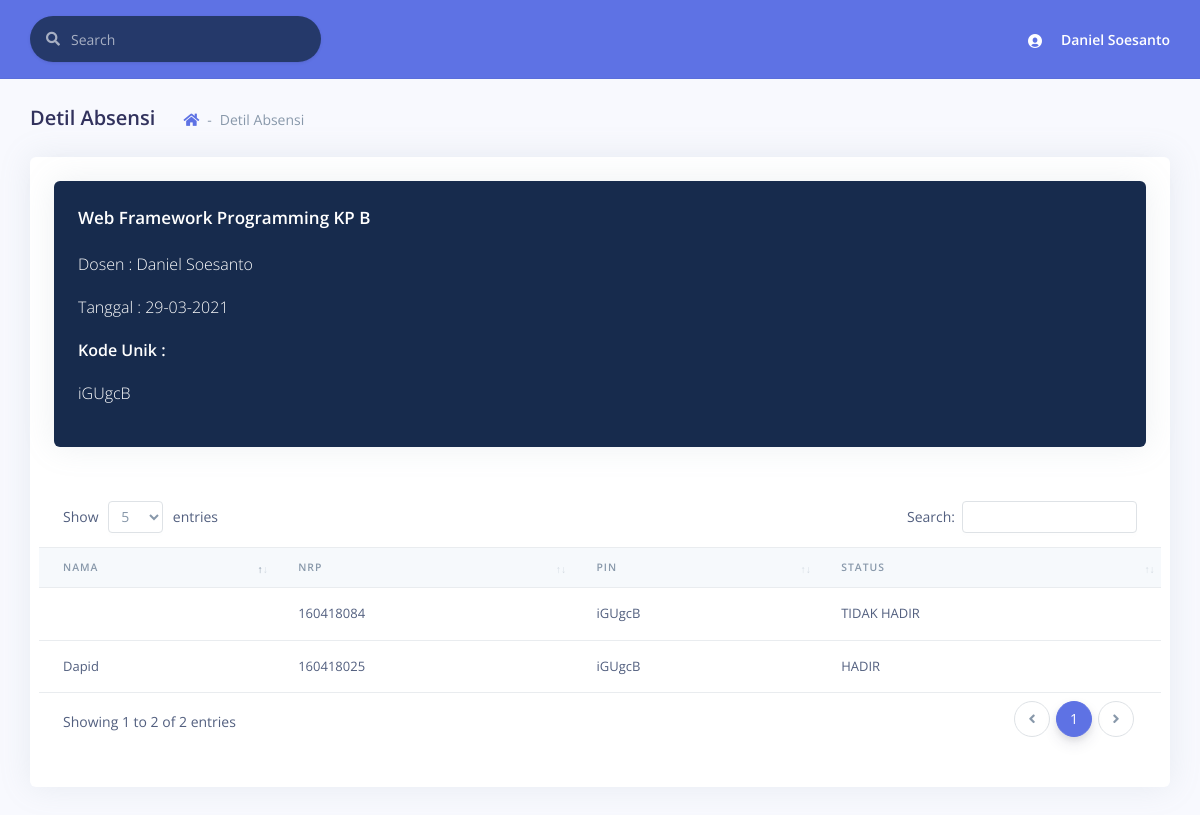
Page /detil_absensi.php?ekode=iGUgcB&mkid=2&kpid=2&tgl=29-03-2021 (signed in) on the committed database.
### tables this page shows
CREATE TABLE IF NOT EXISTS `matakuliahs` (
  `id` INT(11) NOT NULL AUTO_INCREMENT,
  `nama` VARCHAR(45) NOT NULL,
  PRIMARY KEY (`id`));

CREATE TABLE IF NOT EXISTS `matakuliahs_buka` (
  `id` INT(11) NOT NULL AUTO_INCREMENT,
  `kp` VARCHAR(45) NOT NULL,
  PRIMARY KEY (`id`));

CREATE TABLE `users` (
  `id` int(11) NOT NULL,
  `username` varchar(255) DEFAULT NULL,
  `password` varchar(255) DEFAULT NULL,
  `nama` varchar(255) DEFAULT NULL,
  `jabatan` enum('admin','dekan','wadek','kajur','dosen','mhs') DEFAULT NULL,
  `fakultass_id` int(11) NOT NULL,
  `jurusans_id` int(11) DEFAULT NULL
);

CREATE TABLE IF NOT EXISTS `ambil_matakuliahs` (
  `mahasiswas_id` INT(11) NOT NULL,
  `matakuliahs_id` INT(11) NOT NULL,
  `matakuliahs_buka_id` INT(11) NOT NULL,
  `persentase` FLOAT NULL DEFAULT 0,
  PRIMARY KEY (`mahasiswas_id`, `matakuliahs_id`, `matakuliahs_buka_id`),
  INDEX `fk_mahasiswas_has_matakuliahs_has_matakuliahs_buka_matakuli_idx` (`matakuliahs_id` ASC, `matakuliahs_buka_id` ASC),
  INDEX `fk_mahasiswas_has_matakuliahs_has_matakuliahs_buka_mahasisw_idx` (`mahasiswas_id` ASC),
  CONSTRAINT `fk_mahasiswas_has_matakuliahs_has_matakuliahs_buka_mahasiswas1`
    FOREIGN KEY (`mahasiswas_id`)
    REFERENCES `mahasiswas` (`id`)
    ON DELETE NO ACTION
    ON UPDATE NO ACTION,
  CONSTRAINT `fk_mahasiswas_has_matakuliahs_has_matakuliahs_buka_matakuliah1`
    FOREIGN KEY (`matakuliahs_id` , `matakuliahs_buka_id`)
    REFERENCES `matakuliahs_kp` (`matakuliahs_id` , `matakuliahs_buka_id`)
    ON DELETE NO ACTION
    ON UPDATE NO ACTION);

CREATE TABLE IF NOT EXISTS `mahasiswas` (
  `id` INT(11) NOT NULL AUTO_INCREMENT,
  `nrp` VARCHAR(255) NULL DEFAULT NULL,
  `user_id` INT NULL,
  PRIMARY KEY (`id`));

### detil_absensi.php (the view, shortened to what this page needs)
<!DOCTYPE html>
<html>
<head>
    <link rel="stylesheet" href="./assets/vendor/nucleo/css/nucleo.css" type="text/css">
    <link rel="stylesheet" href="./assets/vendor/@fortawesome/fontawesome-free/css/all.min.css" type="text/css">
    <link rel="stylesheet" href="./assets/css/argon.css?v=1.1.0" type="text/css">
    <link href="https://cdnjs.cloudflare.com/ajax/libs/limonte-sweetalert2/7.33.1/sweetalert2.min.css" rel="stylesheet">
    <link rel="stylesheet" href="./assets/vendor/datatables.net-bs4/css/dataTables.bootstrap4.min.css">
    <link rel="stylesheet" href="./assets/vendor/datatables.net-buttons-bs4/css/buttons.bootstrap4.min.css">
    <link rel="stylesheet" href="./assets/vendor/datatables.net-select-bs4/css/select.bootstrap4.min.css">
</head>
<?php
$idmatakuliah = $_GET['mkid'];
$kpid = $_GET['kpid'];
$ekodee = $_GET['ekode'];
$tgl = date_format(date_create($_GET['tgl']), "d-m-Y");
$mysqli = konek('localhost', 'root', '', 'presensi_cloud');
?>
<body>
    <div class="main-content" id="panel">
        <nav class="navbar navbar-top navbar-expand navbar-light bg-primary border-bottom">
            <div class="container-fluid">
                <div class="collapse navbar-collapse" id="navbarSupportedContent">
                    <form class="navbar-search navbar-search-dark form-inline mr-sm-3" id="navbar-search-main">
                        <div class="form-group mb-0">
                            <div class="input-group input-group-alternative input-group-merge">
                                <div class="input-group-prepend">
                                    <span class="input-group-text"><i class="fas fa-search"></i></span>
                                </div>
                                <input class="form-control" placeholder="Search" type="text">
                            </div>
                        </div>
                    </form>
                    <ul class="navbar-nav align-items-center ml-auto ml-md-0">
                        <li class="nav-item dropdown">
                            <a class="nav-link pr-0" href="#" role="button" data-toggle="dropdown" aria-haspopup="true" aria-expanded="false">
                                <div class="media align-items-center">
                                    <span class="avatar avatar-sm rounded-circle bg-transparent">
                                        <i class="ni ni-circle-08 bg-transparent"></i>
                                    </span>
                                    <div class="media-body ml-2 d-none d-lg-block">
                                        <span class="mb-0 text-sm  font-weight-bold text-white"><?php echo $_SESSION['nama'] ?></span>
                                    </div>
                                </div>
                            </a>
                        </li>
                    </ul>
                </div>
            </div>
        </nav>
        <div class="header pb-6">
            <div class="container-fluid">
                <div class="header-body">
                    <div class="row align-items-center py-4">
                        <div class="col-lg-6 col-7">
                            <h6 class="h2 d-inline-block mb-0">Detil Absensi</h6>
                            <nav aria-label="breadcrumb" class="d-none d-md-inline-block ml-md-4">
                                <ol class="breadcrumb breadcrumb-links">
                                    <li class="breadcrumb-item"><a href="dashboard.php"><i class="fas fa-home"></i></a></li>
                                    <li class="breadcrumb-item active" aria-current="page">Detil Absensi</li>
                                </ol>
                            </nav>
                        </div>
                    </div>
                </div>
            </div>
        </div>
        <div class="container-fluid mt--6">
            <div class="row">
                <div class="col-12">
                    <div class="card bg-bg-white border-0">
                        <div class="card-body">
                            <div class="row">
                                <div class="col-12">
                                    <div class="row">
                                        <div class="col-12">
                                            <div class="card bg-default">
                                                <div class="card-body">
                                                    <?php
                                                    $dosenid = '';
                                                    $mysqli->select_db('presensi_cloud_' . $_SESSION['jid']);
                                                    $sql = "SELECT *, a.id as id_mk,c.id as id_kp, f.id as id_hari, b.dosen_id as id_dosen FROM matakuliahs a INNER JOIN matakuliahs_kp b ON
          a.id=b.matakuliahs_id INNER JOIN matakuliahs_buka c ON b.matakuliahs_buka_id=c.id INNER JOIN jadwal_matakuliahs e
          ON a.id=e.matakuliahs_id INNER JOIN jadwals f ON e.jadwals_id=f.id WHERE a.id=" . $idmatakuliah;
                                                    $stmt = $mysqli->prepare($sql);
                                                    $stmt->execute();
                                                    $res = $stmt->get_result();
                                                    while ($row = $res->fetch_assoc()) {
                                                        $nama = $row['nama'];
                                                        $kp = $row['kp'];
                                                        $kpid = $row['id_kp'];
                                                        $dosenid = $row['id_dosen'];
                                                    }
                                                    $mysqli->select_db('presensi_cloud');
                                                    $sql = "SELECT * FROM users WHERE id=$dosenid";
                                                    $stmt = $mysqli->prepare($sql);
                                                    $stmt->execute();
                                                    $res = $stmt->get_result();
                                                    $row = $res->fetch_assoc();
                                                    echo "<h3 class='card-title text-white'>" . $nama . ' KP ' . $kp . '</h3>';
                                                    echo "<p class='text-white'>Dosen : ".$row['nama']."</p>";
                                                    echo "<p class='text-white'>Tanggal : " . $tgl . "</p>";
                                                    echo "<p class='font-weight-bold text-white'> Kode Unik : <p class='text-white' id='kunik'>" . $ekodee . "</p></p>";
                                                    ?>
                                                </div>
                                            </div>
                                        </div>
                                    </div>
                                    <div class="row">
                                        <div class="table-responsive py-4">
                                            <table class="table table-flush" id="datatable-basic">
                                                <thead class="thead-light">
                                                    <tr>
                                                        <th>Nama</th>
                                                        <th>NRP</th>
                                                        <th>Pin</th>
                                                        <th>Status</th>
                                                    </tr>
                                                </thead>
                                                <tbody>
                                                    <?php
                                                    $mysqli->select_db('presensi_cloud_' . $_SESSION['jid']);
                                                    $sql = "select * from mahasiswas m inner join ambil_matakuliahs am on
                                                    m.id=am.mahasiswas_id inner join (SELECT mahasiswas_id,tanggal,k.e_code as kodee, k.status as statuss FROM kehadirans k INNER JOIN matakuliahs a ON k.matakuliahs_id=a.id
                                                    INNER JOIN matakuliahs_kp b ON a.id=b.matakuliahs_id INNER JOIN matakuliahs_buka c ON b.matakuliahs_buka_id=c.id INNER JOIN
                                                    jadwal_matakuliahs e ON a.id=e.matakuliahs_id INNER JOIN jadwals f ON e.jadwals_id=f.id
                                                    WHERE k.e_code='$ekodee' AND k.matakuliahs_id=$idmatakuliah AND k.matakuliahs_buka_id=$kpid ORDER BY k.tanggal ASC) krs
                                                    where am.matakuliahs_id=$idmatakuliah and am.matakuliahs_buka_id=$kpid and m.id=krs.mahasiswas_id";
                                                    $stmt = $mysqli->prepare($sql);
                                                    $stmt->execute();
                                                    $res = $stmt->get_result();
                                                    while ($row = $res->fetch_assoc()) {
                                                        $nrp = $row['nrp'];
                                                        $mysqli->select_db('presensi_cloud');
                                                        $sql1 = "select * from users where id = " . $row['user_id'];
                                                        $stmt1 = $mysqli->prepare($sql1);
                                                        $stmt1->execute();
                                                        $res1 = $stmt1->get_result();
                                                        $row1 = $res1->fetch_assoc();
                                                        $nama = $row1['nama'];
                                                        $kode = $row['kodee'];
                                                        $status = $row['statuss'];
                                                        echo "
                                                <tr>
                                                <td>$nama</td>
                                                <td>$nrp</td>
                                                <td>$kode</td>
                                                <td>$status</td>
                                                </tr>
                                                ";
                                                    }
                                                    ?>
                                                </tbody>
                                            </table>
                                        </div>
                                    </div>
                                </div>
                            </div>
                        </div>
                    </div>
                </div>
</body>
</html>

### rows in the picture
matakuliahs: nama "Web Framework Programming", matakuliahs_buka.kp "B"
users: nama "Daniel Soesanto"
ambil_matakuliahs: users.nama "Dapid", mahasiswas.nrp "160418025", kode "iGUgcB", status "HADIR"
ambil_matakuliahs: mahasiswas.nrp "160418084", kode "iGUgcB", status "TIDAK HADIR"

### other values in the picture
$_SESSION['nama'] "Daniel Soesanto"
$tgl "29-03-2021"
$ekodee "iGUgcB"
